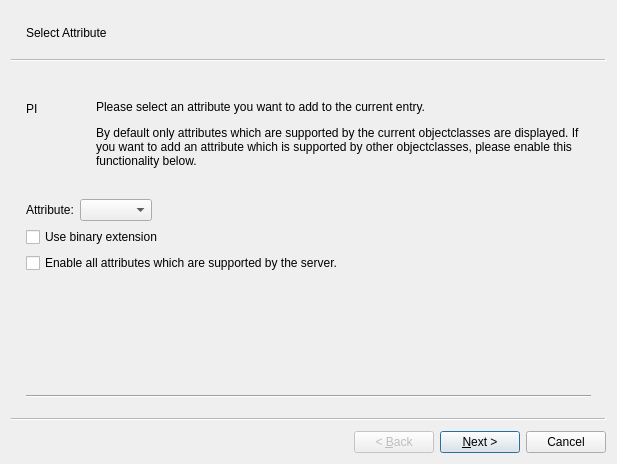
<?xml version="1.0" encoding="UTF-8"?>
<ui version="4.0">
 <class>AddAttributeWizardDesign</class>
 <widget class="QWizard" name="AddAttributeWizardDesign">
  <property name="geometry">
   <rect>
    <x>0</x>
    <y>0</y>
    <width>617</width>
    <height>464</height>
   </rect>
  </property>
  <property name="sizePolicy">
   <sizepolicy hsizetype="Preferred" vsizetype="Preferred">
    <horstretch>0</horstretch>
    <verstretch>0</verstretch>
   </sizepolicy>
  </property>
  <property name="minimumSize">
   <size>
    <width>150</width>
    <height>436</height>
   </size>
  </property>
  <property name="windowTitle">
   <string>Add Attribute</string>
  </property>
  <property name="autoFillBackground">
   <bool>false</bool>
  </property>
  <property name="sizeGripEnabled">
   <bool>false</bool>
  </property>
  <property name="wizardStyle">
   <enum>QWizard::ClassicStyle</enum>
  </property>
  <property name="options">
   <set>QWizard::NoDefaultButton</set>
  </property>
  <property name="subTitleFormat">
   <enum>Qt::AutoText</enum>
  </property>
  <property name="accessibleName" stdset="0">
   <string/>
  </property>
  <widget class="QWizardPage" name="wizardPage">
   <property name="sizePolicy">
    <sizepolicy hsizetype="MinimumExpanding" vsizetype="MinimumExpanding">
     <horstretch>0</horstretch>
     <verstretch>0</verstretch>
    </sizepolicy>
   </property>
   <property name="subTitle">
    <string>Select Attribute</string>
   </property>
   <layout class="QVBoxLayout" name="verticalLayout_5">
    <item>
     <layout class="QVBoxLayout" name="verticalLayout">
      <property name="sizeConstraint">
       <enum>QLayout::SetDefaultConstraint</enum>
      </property>
      <item>
       <layout class="QHBoxLayout" name="horizontalLayout">
        <item>
         <layout class="QVBoxLayout" name="verticalLayout_2">
          <item>
           <widget class="QLabel" name="imageLabel">
            <property name="sizePolicy">
             <sizepolicy hsizetype="Fixed" vsizetype="Fixed">
              <horstretch>0</horstretch>
              <verstretch>0</verstretch>
             </sizepolicy>
            </property>
            <property name="minimumSize">
             <size>
              <width>64</width>
              <height>64</height>
             </size>
            </property>
            <property name="text">
             <string comment="DO NOT TRANSLATE">PI</string>
            </property>
            <property name="wordWrap">
             <bool>false</bool>
            </property>
           </widget>
          </item>
          <item>
           <spacer name="spacer5">
            <property name="orientation">
             <enum>Qt::Vertical</enum>
            </property>
            <property name="sizeType">
             <enum>QSizePolicy::Fixed</enum>
            </property>
            <property name="sizeHint" stdset="0">
             <size>
              <width>20</width>
              <height>50</height>
             </size>
            </property>
           </spacer>
          </item>
         </layout>
        </item>
        <item>
         <widget class="QLabel" name="textLabel2">
          <property name="sizePolicy">
           <sizepolicy hsizetype="Expanding" vsizetype="Expanding">
            <horstretch>0</horstretch>
            <verstretch>0</verstretch>
           </sizepolicy>
          </property>
          <property name="text">
           <string>&lt;p&gt;Please select an attribute you want to add to the current entry.&lt;/p&gt;
&lt;p&gt;By default only attributes which are supported by the current 
objectclasses are displayed. If you want to add an attribute which is 
supported by other objectclasses, please enable this functionality below.
&lt;/p&gt;</string>
          </property>
          <property name="wordWrap">
           <bool>true</bool>
          </property>
         </widget>
        </item>
       </layout>
      </item>
      <item>
       <layout class="QHBoxLayout" name="horizontalLayout_2">
        <item>
         <widget class="QLabel" name="textLabel4">
          <property name="sizePolicy">
           <sizepolicy hsizetype="Fixed" vsizetype="Fixed">
            <horstretch>0</horstretch>
            <verstretch>0</verstretch>
           </sizepolicy>
          </property>
          <property name="text">
           <string>Attribute:</string>
          </property>
          <property name="wordWrap">
           <bool>false</bool>
          </property>
         </widget>
        </item>
        <item>
         <widget class="QComboBox" name="attributeBox"/>
        </item>
        <item>
         <spacer name="horizontalSpacer">
          <property name="orientation">
           <enum>Qt::Horizontal</enum>
          </property>
          <property name="sizeType">
           <enum>QSizePolicy::MinimumExpanding</enum>
          </property>
          <property name="sizeHint" stdset="0">
           <size>
            <width>40</width>
            <height>20</height>
           </size>
          </property>
         </spacer>
        </item>
       </layout>
      </item>
      <item>
       <widget class="QCheckBox" name="binaryBox">
        <property name="text">
         <string>Use binary extension</string>
        </property>
       </widget>
      </item>
      <item>
       <widget class="QCheckBox" name="enableAllBox">
        <property name="text">
         <string>Enable all attributes which are supported by the server.</string>
        </property>
       </widget>
      </item>
      <item>
       <spacer name="spacer3">
        <property name="orientation">
         <enum>Qt::Vertical</enum>
        </property>
        <property name="sizeType">
         <enum>QSizePolicy::Expanding</enum>
        </property>
        <property name="sizeHint" stdset="0">
         <size>
          <width>21</width>
          <height>40</height>
         </size>
        </property>
       </spacer>
      </item>
      <item>
       <widget class="Line" name="line3">
        <property name="frameShape">
         <enum>QFrame::HLine</enum>
        </property>
        <property name="frameShadow">
         <enum>QFrame::Sunken</enum>
        </property>
       </widget>
      </item>
     </layout>
    </item>
   </layout>
  </widget>
  <widget class="QWizardPage" name="wizardPage_2">
   <property name="subTitle">
    <string>Choose objectclass</string>
   </property>
   <layout class="QVBoxLayout" name="verticalLayout_6">
    <item>
     <layout class="QVBoxLayout" name="verticalLayout_3">
      <item>
       <layout class="QHBoxLayout" name="horizontalLayout_3">
        <item>
         <layout class="QVBoxLayout" name="verticalLayout_4">
          <item>
           <widget class="QLabel" name="objectclassLabel">
            <property name="sizePolicy">
             <sizepolicy hsizetype="Fixed" vsizetype="Fixed">
              <horstretch>0</horstretch>
              <verstretch>0</verstretch>
             </sizepolicy>
            </property>
            <property name="minimumSize">
             <size>
              <width>64</width>
              <height>64</height>
             </size>
            </property>
            <property name="text">
             <string>CL</string>
            </property>
            <property name="wordWrap">
             <bool>false</bool>
            </property>
           </widget>
          </item>
          <item>
           <spacer name="spacer4">
            <property name="orientation">
             <enum>Qt::Vertical</enum>
            </property>
            <property name="sizeType">
             <enum>QSizePolicy::Fixed</enum>
            </property>
            <property name="sizeHint" stdset="0">
             <size>
              <width>21</width>
              <height>31</height>
             </size>
            </property>
           </spacer>
          </item>
         </layout>
        </item>
        <item>
         <widget class="QLabel" name="textLabel2_2">
          <property name="text">
           <string>&lt;p&gt;You have chosen to add an attribute which is not supported by the 
objectclasses for the current entry.&lt;/p&gt;
&lt;p&gt;Please select an objectclass which supports the new attribute. The 
list on the right shows all attributes which must be added additionally with
the selected objectclass.&lt;/p&gt;</string>
          </property>
          <property name="wordWrap">
           <bool>true</bool>
          </property>
         </widget>
        </item>
       </layout>
      </item>
      <item>
       <widget class="QSplitter" name="splitter1">
        <property name="orientation">
         <enum>Qt::Horizontal</enum>
        </property>
        <property name="childrenCollapsible">
         <bool>false</bool>
        </property>
        <widget class="QWidget" name="layout1_2">
         <layout class="QVBoxLayout" name="_3">
          <item>
           <widget class="QLabel" name="textLabel3_4">
            <property name="text">
             <string>&lt;b&gt;Objectclass&lt;/b&gt;</string>
            </property>
            <property name="wordWrap">
             <bool>false</bool>
            </property>
           </widget>
          </item>
          <item>
           <widget class="QListWidget" name="classBox_3"/>
          </item>
         </layout>
        </widget>
        <widget class="QWidget" name="layout2_2">
         <layout class="QVBoxLayout" name="_4">
          <item>
           <widget class="QLabel" name="textLabel4_4">
            <property name="text">
             <string>&lt;b&gt;Additional attributes&lt;/b&gt;</string>
            </property>
            <property name="wordWrap">
             <bool>false</bool>
            </property>
           </widget>
          </item>
          <item>
           <widget class="QListWidget" name="mustAttributeBox_3"/>
          </item>
         </layout>
        </widget>
       </widget>
      </item>
      <item>
       <widget class="Line" name="line4">
        <property name="frameShape">
         <enum>QFrame::HLine</enum>
        </property>
        <property name="frameShadow">
         <enum>QFrame::Sunken</enum>
        </property>
       </widget>
      </item>
     </layout>
    </item>
   </layout>
  </widget>
 </widget>
 <resources/>
 <connections/>
</ui>
